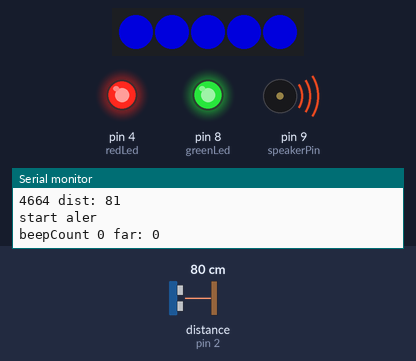
Recording of a sketch running on a simulated Arduino Uno, built with avr-gcc and run on an emulated ATmega328P. On the bench: 5 RGB LEDs in strip order, left to right, output pins drawn as LEDs (lit = HIGH), buzzer (waves = sounding), the last lines printed to the serial monitor. The inputs (shaded band) are chosen by the test bench; at power-on: distance to the obstacle (sensor on pin 2) 80 cm. The echo pulse lasts 58.3 µs per cm; dim RGB values are drawn brighter than linear.

Above: at 10.8 s.
At 126.9 s:
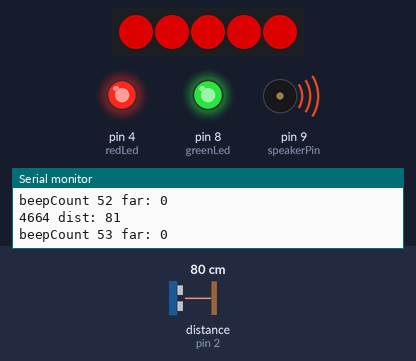
Timing chart, 0 to 130.0 s (numbered marks = the images above):
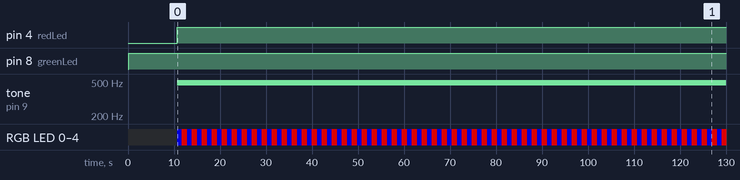

Measured:
- by itself, pin 4 (redLed): LOW → HIGH at 10.7 s
- by itself, pin 8 (greenLed): LOW → HIGH at 0.17 s
- by itself, tone on pin 9 (speakerPin): silent → 490 Hz at 10.7 s
- by itself, RGB LED 0–4: off → RGB(0, 0, 150) at 10.7 s, → RGB(150, 0, 0) 1.0 s later, → RGB(0, 0, 150) 1.2 s later, → RGB(150, 0, 0) 1.0 s later, … (110 changes in this stretch)
- what the display in image 0 shows lasts 1.0 s, from 10.7 s to 11.7 s

The sketch:

vital_sensor.ino
```cpp
#include <Adafruit_NeoPixel.h>
#include <NewPing.h>
#define trigPin 3
#define echoPin 2
#define greenLed 8
#define redLed 4

// SPI pins for sd reader
//#define cs 10
//#define mosi 11
//#define miso 12
//#define sck 13
//


#define speakerPin 9
#define maxBeeps 3000
#define DIST 100
// Which pin on the Arduino is connected to the NeoPixels?
#define STRIP_PIN            6

// How many NeoPixels are attached to the Arduino?
#define NUMPIXELS      5

int badLoops;
int goodLoops;
int beepStart;
int threshold = 10;// number of badLoops to start the alarm
int goodThreshold = 3; // number of samples to reset the badLoops

int iterations_for_avg = 5;
NewPing sonar(trigPin, echoPin ,300 ) ;

Adafruit_NeoPixel pixels = Adafruit_NeoPixel(NUMPIXELS, STRIP_PIN, NEO_GRB + NEO_KHZ800);
// -----------------------------------------------
//turn off alarm
// -----------------------------------------------
void unAlert(){
  digitalWrite(speakerPin, LOW);
  badLoops = 0;
  goodLoops = 0;
  light(pixels.Color(0,0,0));
  Serial.println("SILENT!");
}

// -----------------------------------------------
//turn on alarm
// -----------------------------------------------
void startAlert(){
  unsigned long dist;
 // digitalWrite(speakerPin, LOW);
  int far;
  int beepCount;
  far = 0;
  beepCount = 0;
  Serial.println("start aler");
  digitalWrite(redLed,HIGH);
  while (beepCount <= maxBeeps && far < 3) {
    Serial.print("beepCount ");
    Serial.print(beepCount);
    Serial.print(" far: ");
    Serial.println(far);
    analogWrite(speakerPin,190);
    light(pixels.Color(0,0,150)); //blue
    delay(1000);
    light(pixels.Color(150,0,0)); //red
    delay(1000);
    dist = get_dist();
    if (dist > DIST || dist < 5) {
      far++;
      delay(100);
      dist = get_dist();
      if (far == 3) {
        break;
      }
    } else {
      far = 0;
    }
    beepCount++ ;
   }
   Serial.println("OUT OF ALARM");
   unAlert();
}
// -----------------------------------------------
// get_dist
// -----------------------------------------------
unsigned long get_dist() {
    unsigned long duration,distance;
    delay(50);
    duration = sonar.ping_median(iterations_for_avg);
    distance = sonar.convert_cm(duration);
    Serial.print(duration);
    Serial.print(" dist: ");
    Serial.println(distance);
    return distance;

}

// -----------------------------------------------
// Aziz light!
// -----------------------------------------------
void light (uint32_t color) {
  for (int i = 0 ; i < NUMPIXELS; ++i) {
    pixels.setPixelColor(i, color);
  }
  pixels.show();
}

// -----------------------------------------------
// setup
// -----------------------------------------------
void setup() {
  badLoops = 0;
  goodLoops = 0;
  Serial.begin (9600);
  Serial.println("setup - begin");
  pinMode(trigPin, OUTPUT);
  pinMode(echoPin, INPUT);
  pinMode(greenLed, OUTPUT);
  pinMode(redLed, OUTPUT);
  pinMode(speakerPin, OUTPUT);
  pixels.begin(); // This initializes the NeoPixel library.
  unAlert();

}

// -----------------------------------------------
// loop
// -----------------------------------------------
void loop() {

  // put your main code here, to run repeatedly:
  unsigned long distance;
  distance = get_dist();

  if (distance < DIST && distance > 5) {  // Turn on LED if something is between 5 and 250 cm away from sensor.
    digitalWrite(greenLed,HIGH);
    badLoops += 1;
    goodLoops = 0;
    if(badLoops >= threshold) { //if badLoops reaches threshold, turn on alarm
      startAlert();
    }
  } else {
    goodLoops++;
    if (goodLoops >= goodThreshold) {
      badLoops = 0;
      digitalWrite(greenLed,LOW);
    }
  }

  Serial.print("loops: ");
  Serial.println(badLoops);

  delay(1000);

}
```
